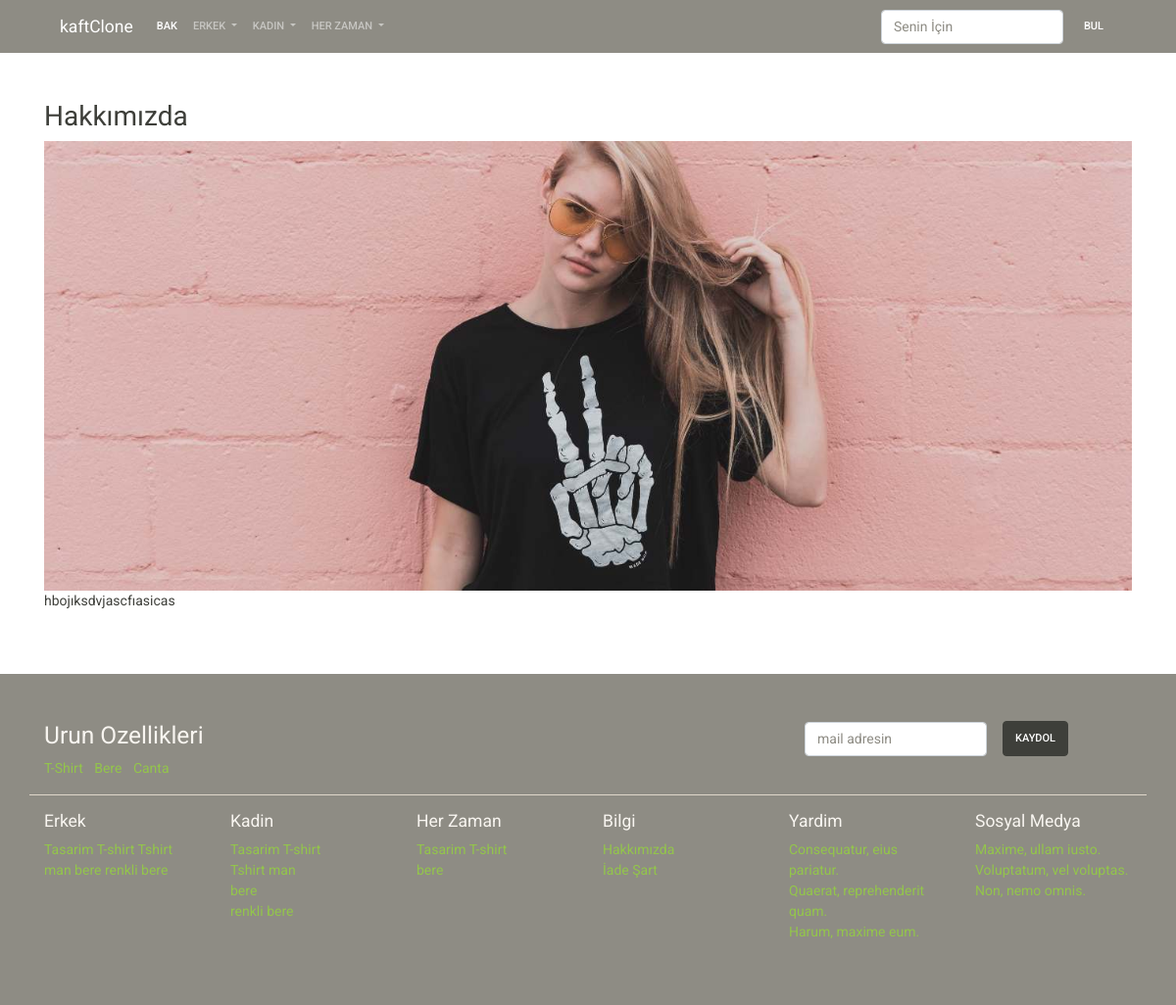
Screenshot of /manage/page/hakkimizda with the database file from the repository.
### page/models.py (models this page shows)
class Page(models.Model):
    title = models.CharField(max_length=200)
    slug = models.SlugField(
        max_length=200,
        default="",
    )
    content = models.TextField()
    cover_image = models.ImageField(
        upload_to = 'page',
        null = True,
        blank = True,
    )
    status = models.CharField(
        default=DEFAULT_STATUS,
        choices=STATUS,
        max_length=10
    )
    createt_at = models.DateTimeField(auto_now_add=True)
    updated_at = models.DateTimeField(auto_now=True)

### product/models.py (models this page shows, shortened)
class Category(models.Model):
    title = models.CharField(max_length=200)
    slug = models.SlugField(
        max_length=200,
        default=""
    )
    status = models.CharField(
        default=DEFAULT_STATUS,
        choices=STATUS,
        max_length=10
    )
    gender = models.CharField(
        max_length=6,
        default="unisex",
        choices=GENDER_CHOICE,
    )
    createt_at = models.DateTimeField(auto_now_add=True)
    updated_at = models.DateTimeField(auto_now=True)

### page/views.py (the view)
# urls.py: path('page/<slug:slug>', page_show, name='page_show'),
def page_show(request, slug):
    context = dict()
    context['page'] = get_object_or_404(Page, slug=slug)
    return render(request, 'page/page.html', context)

### kaft_clone/nav_context.py (called while the page is built)
def nav_data(request):
    context = dict()
    context['categories'] = Category.objects.filter(
        status=STATUS
    ).order_by('title')
    context['pages'] = Page.objects.filter(
        status = STATUS
    ).order_by('title')
    return context

### templates/page/page.html
{% extends 'base/base.html' %}
{% block content %}
<div class="container mt-5">
    <div class="row">
        <div class="col">
            <h2>{{ page.title }}</h2>
            {% if page.cover_image %}
            <img src="{{ page.cover_image.url }}" alt="{{ page.title }}" class="w-100">
            {% endif %}
            <p>
                {{ page.content }}
            </p>
        </div>
    </div>
</div>
{% endblock content %}

### templates/base/components/footer.html (shortened to what this page needs)
<div class="bg-dark py-5 mt-5">
    <div class="container">
        <div class="row">
            <div class="col-sm-8">
                <h3 class="text-light">Urun Ozellikleri</h3>
                <ul class="list-inline">
                    <li class="list-inline-item">
                        <a href="">T-Shirt</a>
                    </li>
                    <li class="list-inline-item">
                        <a href="">Bere</a>
                    </li>
                    <li class="list-inline-item">
                        <a href="">Canta</a>
                    </li>
                </ul>
            </div>
            <div class="col-sm-4">
                <form class="form-inline">
                    <div class="form-group mx-sm-3 mb-2">
                        <input type="email" class="form-control" id="ebulten" placeholder="mail adresin">
                    </div>
                    <button type="submit" class="btn btn-dark mb-2">Kaydol</button>
                    </form>
            </div>
        </div>
        <div class="row border-top mb-3"></div>
        <div class="row">
            <div class="col-sm-2">
                <h5 class="text-light">Erkek</h5>
                <ul class="list-unstyled">
                    {% for item in categories %}
                        {% if item.gender == "men" or item.gender == "unisex" %}
                            <a class="list-item" href="{% url 'category_show' category_slug=item.slug %}">
                            {{ item.title }}
                            </a>
                        {% endif %}
                    {% endfor %}
                </ul>
            </div>
            <div class="col-sm-2">
                <h5 class="text-light">Kadin</h5>
                <ul class="list-unstyled">
                    {% for item in categories %}
                        {% if item.gender == "men" or item.gender == "unisex" %}
                        <li class="list-item">
                        <a class="" href="{% url 'category_show' category_slug=item.slug %}">
                           {{ item.title }}
                        </a>
                        </li>
                        {% endif %}
                    {% endfor %}
                </ul>
            </div>
            <div class="col-sm-2">
                <h5 class="text-light">Her Zaman</h5>
                <ul class="list-unstyled">
                    {% for item in categories %}
                        {% if item.gender == "unisex" %}
                            <li class="list-item">
                            <a class="" href="{% url 'category_show' category_slug=item.slug %}">
                                {{ item.title }}
                            </a>
                            </li>
                        {% endif %}
                    {% endfor %}
                </ul>
            </div>
            <div class="col-sm-2">
                <h5 class="text-light">Bilgi</h5>
                <ul class="list-unstyled">
                    {% for item in pages %}
                        <li>
                            <a href="{% url 'page_show' slug=item.slug %}">
                            {{ item.title }}
                            </a>
                        </li>
                    {% endfor %}
                </ul>
            </div>
            <div class="col-sm-2">
                <h5 class="text-light">Yardim</h5>
                <ul class="list-unstyled">
                    <li><a href="">Consequatur, eius pariatur.</a></li>
                    <li><a href="">Quaerat, reprehenderit quam.</a></li>
                    <li><a href="">Harum, maxime eum.</a></li>
                </ul>
            </div>
            <div class="col-sm-2">
                <h5 class="text-light">Sosyal Medya</h5>
                <ul class="list-unstyled text-white">
                    <li><a href="" >Maxime, ullam iusto.</a></li>
                    <li><a href="" >Voluptatum, vel voluptas.</a></li>
                    <li><a href="" >Non, nemo omnis.</a></li>
                </ul>
            </div>
        </div>
    </div>
</div>

### rows the page displays
Page: title "Hakkımızda", cover_image (picture), content "hbojıksdvjascfıasicas"
Category: title "Tasarim T-shirt"
Category: title "Tshirt man"
Category: title "bere"
Category: title "renkli bere"
Page: title "İade Şart"
